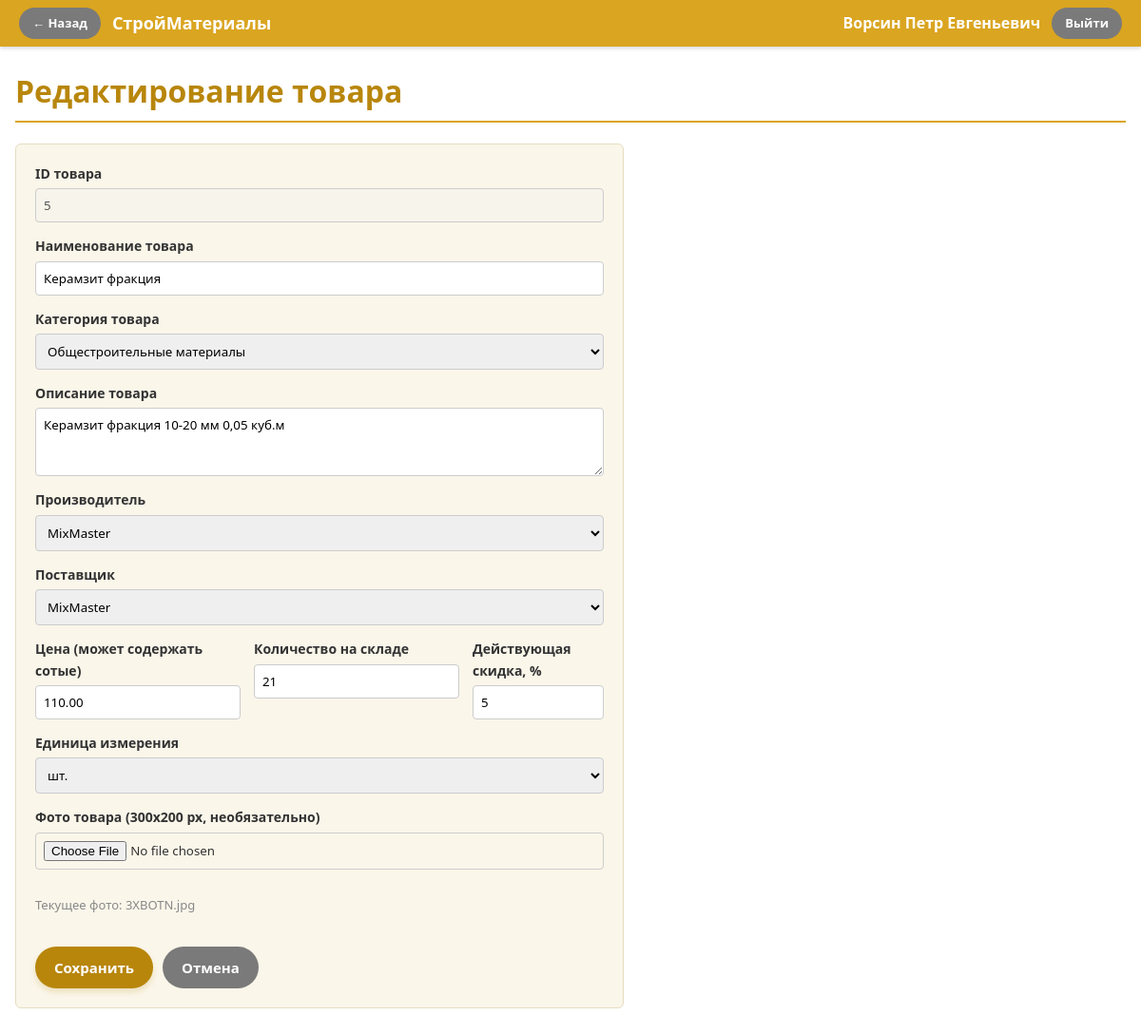
The app's page /item_edit.php?id=5 (signed in) with its own data.
### tables this page shows
CREATE TABLE products (
    id INT PRIMARY KEY AUTO_INCREMENT,
    article VARCHAR(20) NOT NULL UNIQUE,
    name VARCHAR(200) NOT NULL,
    category_id INT NOT NULL,
    description TEXT,
    manufacturer_id INT NOT NULL,
    supplier_id INT NOT NULL,
    unit_id INT NOT NULL,
    price DECIMAL(10,2) NOT NULL CHECK (price >= 0),
    stock INT NOT NULL DEFAULT 0 CHECK (stock >= 0),
    discount INT NOT NULL DEFAULT 0 CHECK (discount BETWEEN 0 AND 100),
    photo VARCHAR(100) DEFAULT NULL,
    CONSTRAINT fk_prod_cat FOREIGN KEY (category_id) REFERENCES categories(id),
    CONSTRAINT fk_prod_man FOREIGN KEY (manufacturer_id) REFERENCES manufacturers(id),
    CONSTRAINT fk_prod_sup FOREIGN KEY (supplier_id) REFERENCES suppliers(id),
    CONSTRAINT fk_prod_unit FOREIGN KEY (unit_id) REFERENCES units(id)
);

CREATE TABLE categories (
    id INT PRIMARY KEY AUTO_INCREMENT,
    name VARCHAR(150) NOT NULL UNIQUE
);

CREATE TABLE suppliers (
    id INT PRIMARY KEY AUTO_INCREMENT,
    name VARCHAR(150) NOT NULL UNIQUE
);

CREATE TABLE units (
    id INT PRIMARY KEY AUTO_INCREMENT,
    name VARCHAR(20) NOT NULL UNIQUE
);

### config.php (called while the page is built, shortened)
<?php
function e($s) {
    return htmlspecialchars((string)$s, ENT_QUOTES, 'UTF-8');
}

### item_edit.php (the view, shortened to what this page needs)
<?php
require_once 'config.php';
$id = isset($_GET['id']) ? (int)$_GET['id'] : 0;
$isEdit = $id > 0;
$product = null;
if ($isEdit) {
    $stmt = $dbConnection->prepare(
        'SELECT * FROM products WHERE id = ? LIMIT 1'
    );
    $stmt->bind_param('i', $id);
    $stmt->execute();
    $product = $stmt->get_result()->fetch_assoc();
}
$categories     = $dbConnection->query('SELECT id, name FROM categories ORDER BY name')->fetch_all(MYSQLI_ASSOC);
$manufacturers  = $dbConnection->query('SELECT id, name FROM manufacturers ORDER BY name')->fetch_all(MYSQLI_ASSOC);
$suppliers      = $dbConnection->query('SELECT id, name FROM suppliers ORDER BY name')->fetch_all(MYSQLI_ASSOC);
$units          = $dbConnection->query('SELECT id, name FROM units ORDER BY name')->fetch_all(MYSQLI_ASSOC);
$p = $product ?? [];
?>
<!DOCTYPE html>
<html lang="ru">
<head>
    <link rel="stylesheet" href="theme.css">
</head>
<body>
<div class="navbar">
    <div class="navbar-left">
        <a class="btn btn-alt btn-small" href="dashboard.php">&larr; Назад</a>
        <span class="brand">СтройМатериалы</span>
    </div>
    <div class="navbar-right">
        <span class="user-name-display"><?= e($_SESSION['full_name']) ?></span>
        <a class="btn btn-alt btn-small" href="logout.php">Выйти</a>
    </div>
</div>
<div class="container">
    <h1><?= $isEdit ? 'Редактирование товара' : 'Добавление товара' ?></h1>
    <form method="post" enctype="multipart/form-data" class="form-card">
        <?php if ($isEdit): ?>
        <label>ID товара
            <input type="text" value="<?= (int)$p['id'] ?>" readonly disabled>
        </label>
        <?php endif; ?>
        <label>Наименование товара
            <input type="text" name="name" required value="<?= e($_POST['name'] ?? $p['name'] ?? '') ?>">
        </label>
        <label>Категория товара
            <select name="category_id" required>
                <?php foreach ($categories as $c): ?>
                    <option value="<?= $c['id'] ?>"
                        <?= (int)($p['category_id'] ?? 0) === (int)$c['id'] ? 'selected' : '' ?>>
                        <?= e($c['name']) ?>
                    </option>
                <?php endforeach; ?>
            </select>
        </label>
        <label>Описание товара
            <textarea name="description" rows="3"><?= e($_POST['description'] ?? $p['description'] ?? '') ?></textarea>
        </label>
        <label>Производитель
            <select name="manufacturer_id" required>
                <?php foreach ($manufacturers as $m): ?>
                    <option value="<?= $m['id'] ?>"
                        <?= (int)($p['manufacturer_id'] ?? 0) === (int)$m['id'] ? 'selected' : '' ?>>
                        <?= e($m['name']) ?>
                    </option>
                <?php endforeach; ?>
            </select>
        </label>
        <label>Поставщик
            <select name="supplier_id" required>
                <?php foreach ($suppliers as $s): ?>
                    <option value="<?= $s['id'] ?>"
                        <?= (int)($p['supplier_id'] ?? 0) === (int)$s['id'] ? 'selected' : '' ?>>
                        <?= e($s['name']) ?>
                    </option>
                <?php endforeach; ?>
            </select>
        </label>
        <div class="form-row">
            <label>Цена (может содержать сотые)
                <input type="number" step="0.01" min="0" name="price" required
                       value="<?= e($_POST['price'] ?? $p['price'] ?? '0') ?>">
            </label>
            <label>Количество на складе
                <input type="number" min="0" name="stock" required
                       value="<?= e($_POST['stock'] ?? $p['stock'] ?? '0') ?>">
            </label>
            <label>Действующая скидка, %
                <input type="number" min="0" max="100" name="discount" required
                       value="<?= e($_POST['discount'] ?? $p['discount'] ?? '0') ?>">
            </label>
        </div>
        <label>Единица измерения
            <select name="unit_id" required>
                <?php foreach ($units as $u): ?>
                    <option value="<?= $u['id'] ?>"
                        <?= (int)($p['unit_id'] ?? 0) === (int)$u['id'] ? 'selected' : '' ?>>
                        <?= e($u['name']) ?>
                    </option>
                <?php endforeach; ?>
            </select>
        </label>
        <label>Фото товара (300x200 px, необязательно)
            <input type="file" name="photo" accept="image/*">
        </label>
        <?php if (!empty($p['photo'])): ?>
            <p class="hint">Текущее фото: <?= e($p['photo']) ?></p>
        <?php endif; ?>
        <div class="form-actions">
            <button type="submit" class="btn btn-primary">Сохранить</button>
            <a class="btn btn-alt" href="dashboard.php">Отмена</a>
        </div>
    </form>
</div>
</body>
</html>

### theme.css (style rules this page uses)
* { box-sizing: border-box; }
body { margin: 0; font-family: Calibri, "Segoe UI", Arial, sans-serif; background: #ffffff; color: #333333; line-height: 1.6; }
.navbar { display: flex; justify-content: space-between; align-items: center; background: #DAA520; padding: 8px 20px; color: #fff; box-shadow: 0 2px 4px rgba(0,0,0,.15); }
.navbar-left, .navbar-right { display: flex; align-items: center; gap: 12px; }
.brand { font-weight: bold; font-size: 18px; }
.user-name-display { font-weight: bold; }
.container { max-width: 1200px; margin: 20px auto; padding: 0 16px 40px; }
h1 { color: #B8860B; border-bottom: 2px solid #DAA520; padding-bottom: 6px; }
.btn { display: inline-block; padding: 10px 20px; border: none; border-radius: 25px; cursor: pointer; font-family: inherit; font-size: 15px; font-weight: bold; text-decoration: none; color: #fff; transition: all 0.2s ease-in-out; }
.btn-primary { background: #B8860B; box-shadow: 0 4px 6px rgba(184, 134, 11, 0.2); }
.btn-alt { background: #7a7a7a; }
.btn-small { padding: 6px 14px; font-size: 13px; }
.hint { color: #888; font-size: 13px; }
.form-card { display: flex; flex-direction: column; gap: 14px; max-width: 640px; background: #faf6ea; padding: 20px; border-radius: 6px; border: 1px solid #e6dcc0; }
.form-card label { font-weight: bold; display: flex; flex-direction: column; gap: 4px; font-size: 14px; }
.form-card input, .form-card select, .form-card textarea { padding: 8px; border: 1px solid #ccc; border-radius: 4px; font-family: inherit; }
.form-row { display: flex; gap: 14px; }
.form-row label { flex: 1; }
.form-actions { display: flex; gap: 10px; margin-top: 6px; }

### records on screen
products: id "5", name "Керамзит фракция", category_id "Общестроительные материалы", description "Керамзит фракция 10-20 мм 0,05 куб.м", manufacturer_id "MixMaster", supplier_id "MixMaster", price "110.00", stock "21", discount "5", unit_id "шт.", photo "3XBOTN.jpg"

### other values on screen
$_SESSION['full_name'] "Ворсин Петр Евгеньевич"
